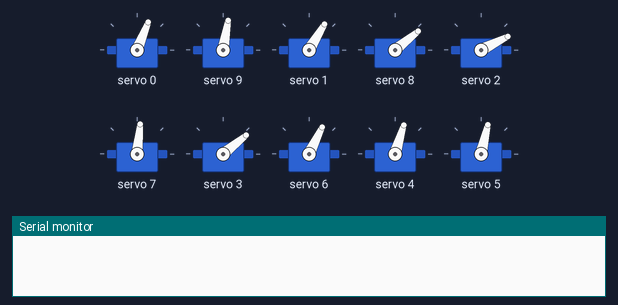
A sketch run on a simulated Arduino Uno, built with avr-gcc and run on an emulated ATmega328P. Parts: 10 × servo, the last lines printed to the serial monitor.

Above: at 2.55 s.
At 4.2 s:
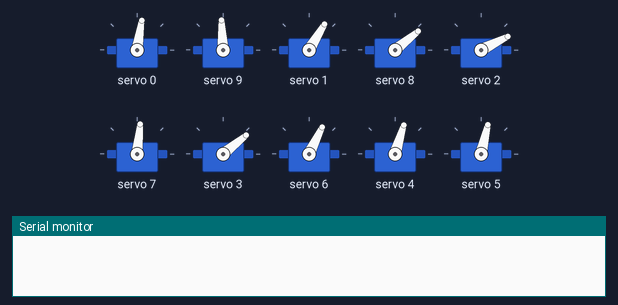
At 4.75 s:
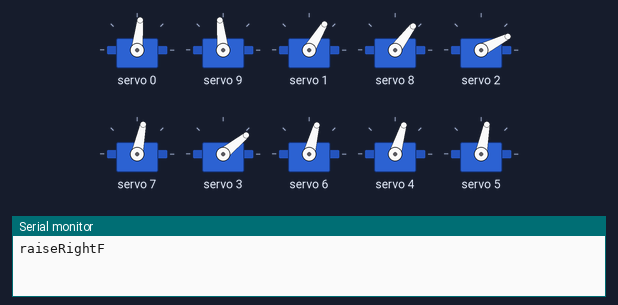
At 5.3 s:
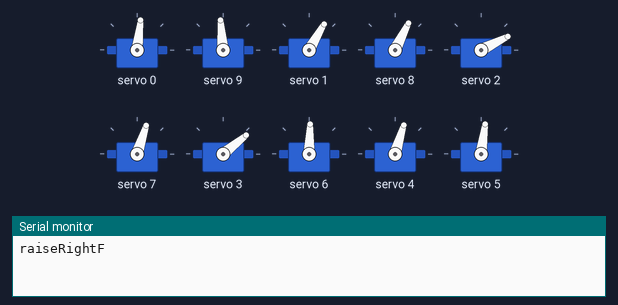
At 6.65 s:
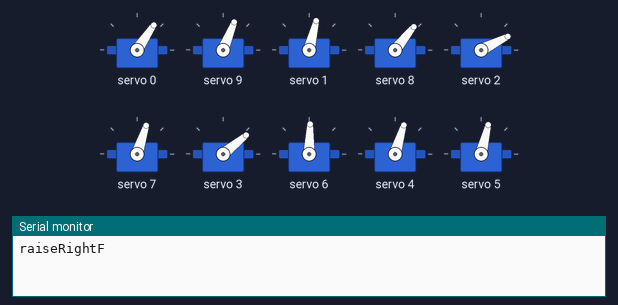
At 8.05 s:
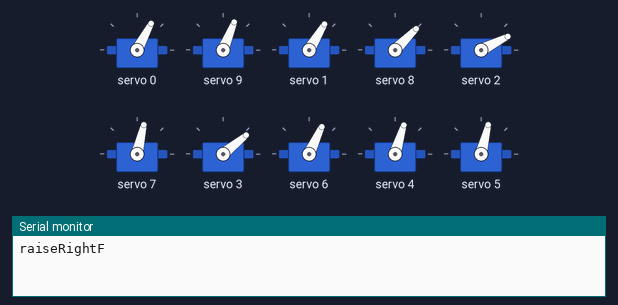
Timing chart, 0 to 12.0 s (numbered marks = the images above):
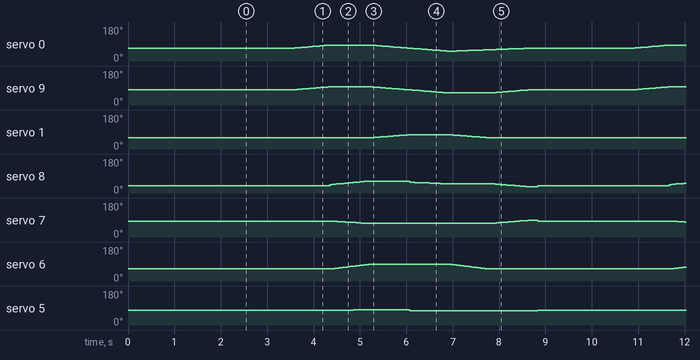

The sketch:

Humanoid2.ino
```cpp
#include <Wire.h>
#include <Adafruit_PWMServoDriver.h>
/*
   I2C fonksiyonlarını kullanabilmek için
   Wire.h kütüphanesini projemize ekledik
*/

Adafruit_PWMServoDriver pwm = Adafruit_PWMServoDriver();

byte ankleServoR2 = 9 , ankleServoR = 8 ,  kneeServoR = 7 , thighServoR  = 6 , thighServoR2 = 5 ,
     ankleServoL2 = 0 , ankleServoL = 1 ,  kneeServoL = 2 , thighServoL  = 3 , thighServoL2 = 4 ;

byte ankleR2Ini = 105 , ankleRIni = 55 ,  kneeRIni = 110 , thighRIni  = 85 , thighR2Ini = 90 ,
     ankleL2Ini = 90 , ankleLIni = 80 ,  kneeLIni = 40 , thighLIni  = 55 , thighL2Ini = 85 ;

byte ankleR2Last = ankleR2Ini, ankleRLast = ankleRIni ,  kneeRLast = kneeRIni , thighRLast  = thighRIni , thighR2Last = thighR2Ini ,
     ankleL2Last = ankleL2Ini , ankleLLast = ankleLIni ,  kneeLLast = kneeLIni, thighLLast  = thighLIni , thighL2Last = thighL2Ini ;


const int MPU = 0x68;
/* MPU-6050'nin I2C haberleşme adresi */

int16_t AcX, AcY, AcZ, Tmp, GyX, GyY, GyZ;
/* IMU'dan alınacak değerlerin kaydedileceği değişkenler */


void setup() {
  /*
    Wire.begin();
    Wire.beginTransmission(MPU);
    Wire.write(0x6B);
    Wire.write(0); /* MPU-605
    0 çalıştırıldı
    Wire.endTransmission(true);
    /* I2C haberleşmesi başlatıldı ve MPU-6050'nin ilk ayarları yapıldı */
  Serial.begin(9600);
  setupServo();
  getInitial();
  delay(1000);

}


void loop() {

  walk();
  //while(true);
}

void goWithDelay(byte servoNum , byte startAngle , byte endAngle) {
  if (startAngle < endAngle) {
    for (int i = startAngle ; i < endAngle ; i++) {
      pwm.setPWM(servoNum, 0, angleToPulse1(i));
      delay(25);
    }
  } else {
    for (int i = startAngle ; i > endAngle ; i--) {
      pwm.setPWM(servoNum, 0, angleToPulse1(i));
      delay(25);
    }

  }


}
```

Initial.ino
```cpp
void setupServo() {
  pwm.begin();
  pwm.setPWMFreq(50);
  delay(500);
}


void getInitial() {
  pwm.setPWM(ankleServoL2, 0, angleToPulse1(ankleL2Ini) );   pwm.setPWM(ankleServoR2, 0, angleToPulse1(ankleR2Ini) );
  pwm.setPWM(ankleServoL, 0, angleToPulse1(ankleLIni) );   pwm.setPWM(ankleServoR, 0, angleToPulse1(ankleRIni) );
  pwm.setPWM(kneeServoL, 0, angleToPulse1(kneeLIni) );  pwm.setPWM(kneeServoR, 0, angleToPulse1(kneeRIni) );
  pwm.setPWM(thighServoL, 0, angleToPulse1(thighLIni) );  pwm.setPWM(thighServoR, 0, angleToPulse1(thighRIni) );
  pwm.setPWM(thighServoL2, 0, angleToPulse2(thighL2Ini) );   pwm.setPWM(thighServoR2, 0, angleToPulse2(thighR2Ini) );

  goWithDelay(kneeServoL,kneeLLast,kneeLIni);  goWithDelay(thighServoL,thighLLast,thighLIni);

  ankleR2Last = ankleR2Ini, ankleRLast = ankleRIni ,  kneeRLast = kneeRIni , thighRLast  = thighRIni , thighR2Last = thighR2Ini ,
  ankleL2Last = ankleL2Ini , ankleLLast = ankleLIni ,  kneeLLast = kneeLIni, thighLLast  = thighLIni , thighL2Last = thighL2Ini ;

  delay(1000);
}

int angleToPulse1(int ang) {
  ang = map(ang, 0, 180, 100, 410);
  int pulse = ang;
  return pulse;
}
int angleToPulse2(int ang) {
  ang = map(ang, 0, 180, 100, 450);
  int pulse = ang;
  return pulse;
}
```

MPU.ino
```cpp
void verileriOku(){
  Wire.beginTransmission(MPU);
  /* I2C haberleşmesi yapılacak kart seçildi */
  Wire.write(0x3B);
  /* 0x3B adresindeki register'a ulaşıldı */
  Wire.endTransmission(false);
  Wire.requestFrom(MPU,14,true);
  /* 14 BYTE'lık veri istendi */

  AcX=Wire.read()<<8|Wire.read();
  AcY=Wire.read()<<8|Wire.read();
  AcZ=Wire.read()<<8|Wire.read();
  Tmp=Wire.read()<<8|Wire.read();
  GyX=Wire.read()<<8|Wire.read();
  GyY=Wire.read()<<8|Wire.read();
  GyZ=Wire.read()<<8|Wire.read();


  AcX=map(AcX,-17000,17000,0,180);
  AcY=map(AcY,-17000,17000,0,180);
  AcZ=map(AcZ,-17000,17000,0,180);
  GyX=map(AcX,-17000,17000,0,180);
  GyY=map(AcY,-17000,17000,0,180);
  GyZ=map(AcZ,-17000,17000,0,180);

  Serial.print("ivmeX = "); Serial.print(AcX);
  Serial.print(" | ivmeY = "); Serial.print(AcY);

  /*
  * Sırası ile okunan her iki byte birleştirilerek sırası ile değişkenlere yazdırıldı
  * Böylece IMU'dan tüm değerler okunmuş oldu
  * 0X3B adresi imu değerlerinden ilk sensörün değerine denk gelmektedir.
  * IMU'dan tüm değerlerin okunabilmesi için bu adresten başlandı
  */
}
```

Motion.ino
```cpp
void walk() {

  getInitial();

  leanLeftF();

  raiseRightF();

  lowerRight();

  leanRight();

  raiseLeft();

  lowerLeft();
  delay(180);
  getInitial();


}

int delayVal = 25;

void leanLeftF() {

  int k = 0;
  for (; k <= 30; k++) {
    pwm.setPWM(ankleServoL2, 0, angleToPulse1(ankleL2Last + (2 * k / 3)) );
    pwm.setPWM(ankleServoR2, 0, angleToPulse1(ankleR2Last + (2*k / 3)) );

    delay(delayVal);
  }

  ankleL2Last = ankleL2Last + (2 * k / 3);
  ankleR2Last = ankleR2Last + (2*k / 3) ;


}

void raiseRightF() {

  int k = 0;
  Serial.println("raiseRightF");
  for (; k <= 30; k++) {
    pwm.setPWM(thighServoR, 0, angleToPulse1(thighRLast + k ));
    pwm.setPWM(kneeServoR, 0, angleToPulse1(kneeRLast - k / 2) );
    pwm.setPWM(thighServoR2, 0, angleToPulse2(thighR2Last + k / 6) );
    pwm.setPWM(ankleServoR, 0, angleToPulse2(ankleRLast + 2*k / 3 ) );

    delay(delayVal);
  }
  thighRLast = thighRLast + k ;
  kneeRLast = kneeRLast - k / 2 ;
  thighR2Last = thighR2Last + k / 6;
  ankleRLast = ankleRLast + 2*k / 3;

}


void lowerRight() {

  int k = 0;
  for (; k <= 30; k++) {
    pwm.setPWM(ankleServoL, 0, angleToPulse1(ankleLLast + ( 2* k / 3)) );
    pwm.setPWM(ankleServoR2, 0, angleToPulse1(ankleR2Last - (2*k / 3)) );
    pwm.setPWM(ankleServoL2, 0, angleToPulse1(ankleL2Last - (2 * k / 3)) );


    delay(delayVal);
  }
  ankleLLast = ankleLLast + 2*k/3;
  ankleL2Last = ankleL2Last - 2*k / 3;
  ankleR2Last = ankleR2Last  - 2*k /3;


  pwm.setPWM(thighServoR2, 0, angleToPulse1(thighR2Last + 5) );

}

void leanRight() {
  int k = 0;
  for (; k <= 30; k++) {
    pwm.setPWM(ankleServoR, 0, angleToPulse1(ankleRLast - k/4) );
    pwm.setPWM(ankleServoL2, 0, angleToPulse1(ankleL2Last - (2*k / 3)) );
    pwm.setPWM(ankleServoR2, 0, angleToPulse1(ankleR2Last - (2*k / 3)) );

    delay(delayVal);
  }
  ankleRLast = ankleRLast - k/4;
  ankleL2Last = ankleL2Last - (2*k / 3);
  ankleR2Last = ankleR2Last - (2*k / 3);


}

void raiseLeft() {
  int k = 0;
  for (; k <= 30; k++) {
    pwm.setPWM(ankleServoL2 , 0 , angleToPulse1(ankleL2Last + k/3));
    pwm.setPWM(thighServoR, 0, angleToPulse1(thighRLast - k ));
    pwm.setPWM(ankleServoL, 0 , angleToPulse1(ankleLLast - 2*k/3));


    delay(delayVal);
  }

  thighRLast = thighRLast - k;
  ankleLLast = ankleLLast - 2*k/3;
  ankleL2Last = ankleL2Last + k/3;
}

void  lowerLeft() {

  for (int k = 0; k <= 30; k++) {

    pwm.setPWM(ankleServoR, 0, angleToPulse1(ankleRLast - 2 * k / 3) );
    pwm.setPWM(kneeServoR, 0, angleToPulse1(kneeRLast + 2*k / 3) );
    pwm.setPWM(ankleServoR2 , 0 , angleToPulse1(ankleR2Last + 2*k/3));
    pwm.setPWM(ankleServoL2 , 0 , angleToPulse1(ankleL2Last + k/3));


  delay(delayVal);
  }
}
```

Measured:
- by itself, servo 5: repeats every 7.3 s: 79° 0.17 s, 80° 0.17 s, 81° 0.17 s, 82° 0.88 s, 76° 2.8 s, 77° 3.0 s, 78° 0.17 s
